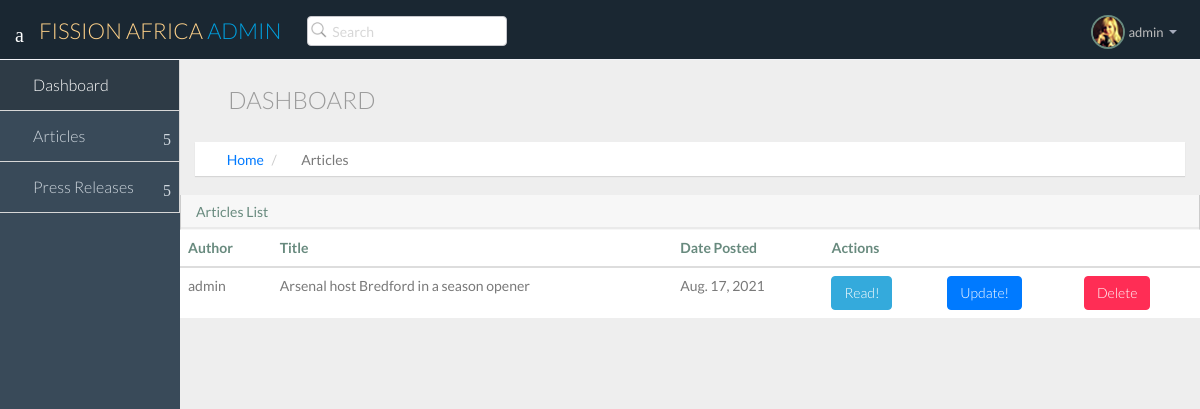
Screenshot of /articles/ (signed in) with the database file from the repository.
### core/models.py (models this page shows, shortened)
class Article(models.Model):
	author = models.ForeignKey(User, on_delete=models.CASCADE)
	title = models.CharField(max_length=500)
	body = RichTextField(blank=True, null=True)
	date_posted = models.DateField(default=timezone.now)

### core/views.py (the view)
# urls.py: path("articles/", ArticleListView.as_view(), name="articles"),
class ArticleListView(ListView):
	model = Article
	template_name = "articles.html"

### templates/articles.html
{% extends "base.html" %}
{% block content %}
<section id="main-content">
  <section class="wrapper">
    <div class="row">
      <div class="col-lg-12">
        <h3 class="page-header"><i class="fa fa-laptop"></i> Dashboard</h3>
        <ol class="breadcrumb">
          <li><i class="fa fa-home"></i><a href="/">Home</a></li>
          <li><i class="fa fa-laptop"></i>Articles</li>
        </ol>
      </div>
    </div>
    <div class="row">
      <div class="table-responsive">
          <section class="panel">
            <header class="panel-heading">
              Articles List
            </header>
            <table class="table ml-3">
              <thead>
                <tr>
                  <th>Author</th>
                  <th>Title</th>
                  <th>Date Posted</th>
                  <th colspan="3">Actions</th>
                </tr>
              </thead>
              <tbody>
        {% for article in object_list %}
                <tr>
                  <td>{{article.author}}</td>
                  <td>{{article.title}}</td>
                  <td>{{article.date_posted}}</td>
                  <td>
                    <a href="{% url 'article-details' article.pk %}" class="btn btn-info">Read!</a>
                  </td>
                  <td>
                    <a href="{% url 'update-article' article.pk %}" class="btn btn-primary">Update!</a>
                  </td>
                  <td>
                    <a href="{% url 'delete-article' article.pk %}" class="btn btn-danger">Delete</a>
                  </td>
                </tr>
      {% endfor %}
              </tbody>
            </table>
          </section>
        </div>
      </div>
  </section>
</section>
{% endblock content %}

### templates/base.html (shortened to what this page needs)
{% load static %}
<!DOCTYPE html>
<html lang="en">
<head>
  <link href="{% static 'nice-admin/css/bootstrap.min.css' %}" rel="stylesheet">
  <link href="{% static 'nice-admin/css/bootstrap-theme.css' %}" rel="stylesheet">
  <link href="{% static 'nice-admin/css/elegant-icons-style.css' %}" rel="stylesheet" />
  <link href="{% static 'nice-admin/css/font-awesome.min.css' %}" rel="stylesheet" />
  <link href="{% static 'nice-admin/assets/fullcalendar/fullcalendar/bootstrap-fullcalendar.css' %}" rel="stylesheet" />
  <link href="{% static 'nice-admin/assets/fullcalendar/fullcalendar/fullcalendar.css' %}" rel="stylesheet" />
  <link href="{% static 'nice-admin/assets/jquery-easy-pie-chart/jquery.easy-pie-chart.css' %}" rel="stylesheet" type="text/css" media="screen" />
  <link rel="stylesheet" href="{% static 'nice-admin/css/owl.carousel.css' %}" type="text/css">
  <link href="{% static 'nice-admin/css/jquery-jvectormap-1.2.2.css' %}" rel="stylesheet">
  <link rel="stylesheet" href="{% static 'nice-admin/css/fullcalendar.css' %}">
  <link href="{% static 'nice-admin/css/widgets.css' %}" rel="stylesheet">
  <link href="{% static 'nice-admin/css/style.css' %}" rel="stylesheet">
  <link href="{% static 'nice-admin/css/style-responsive.css' %}" rel="stylesheet" />
  <link href="{% static 'nice-admin/css/xcharts.min.css' %}" rel=" stylesheet">
  <link href="{% static 'nice-admin/css/jquery-ui-1.10.4.min.css' %}" rel="stylesheet">
</head>
<body>
{% if user.is_authenticated %}
  <section id="container" class="">
    <header class="header dark-bg">
      <div class="toggle-nav">
        <div class="icon-reorder tooltips" data-original-title="Toggle Navigation" data-placement="bottom"><i class="icon_menu"></i></div>
      </div>
      <a href="/" class="logo">FISSION AFRICA <span class="lite">Admin</span></a>
      <div class="nav search-row" id="top_menu">
        <ul class="nav top-menu">
          <li>
            <form class="navbar-form">
              <input class="form-control" placeholder="Search" type="text">
            </form>
          </li>
        </ul>
      </div>
      <div class="top-nav notification-row">
        <ul class="nav pull-right top-menu">
          <li class="dropdown">
            <a data-toggle="dropdown" class="dropdown-toggle" href="#">
                            <span class="profile-ava">
                                <img alt="" src="{% static 'nice-admin/img/avatar1_small.jpg' %}">
                            </span>
                            <span class="username">{{user.username}}</span>
                            <b class="caret"></b>
                        </a>
          </li>
        </ul>
      </div>
    </header>
    <aside>
      <div id="sidebar" class="nav-collapse ">
        <ul class="sidebar-menu">
          <li class="active">
            <a class="" href="/">
                          <i class="icon_house_alt"></i>
                          <span>Dashboard</span>
                      </a>
          </li>
          <li class="sub-menu">
            <a href="javascript:;" class="">
                          <i class="icon_table"></i>
                          <span>Articles</span>
                          <span class="menu-arrow arrow_carrot-right"></span>
                      </a>
          </li>
                   <li class="sub-menu">
            <a href="javascript:;" class="">
                          <i class="icon_table"></i>
                          <span>Press Releases</span>
                          <span class="menu-arrow arrow_carrot-right"></span>
                      </a>
          </li>
        </ul>
      </div>
    </aside>
    {% block content %}
    {% endblock content %}
  </section>
{% else %}
{% include "home.html" %}
{% endif %}
</body>
</html>

### rows the page displays
Article: author "admin", title "Arsenal host Bredford in a season opener", date_posted "Aug. 17, 2021"

### other values shown
{{ user.username }} "admin"
